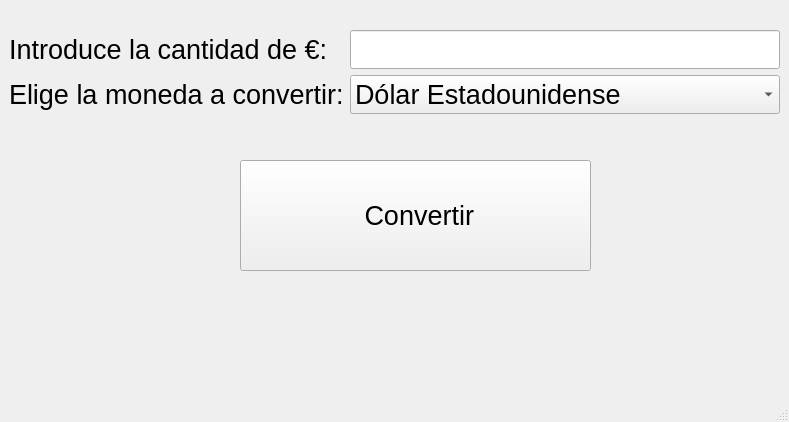
<?xml version="1.0" encoding="UTF-8"?>
<ui version="4.0">
 <class>MainWindow</class>
 <widget class="QMainWindow" name="MainWindow">
  <property name="geometry">
   <rect>
    <x>0</x>
    <y>0</y>
    <width>789</width>
    <height>422</height>
   </rect>
  </property>
  <property name="windowTitle">
   <string>MainWindow</string>
  </property>
  <widget class="QWidget" name="centralwidget">
   <widget class="QPushButton" name="botonConvertir">
    <property name="geometry">
     <rect>
      <x>240</x>
      <y>160</y>
      <width>351</width>
      <height>111</height>
     </rect>
    </property>
    <property name="font">
     <font>
      <pointsize>20</pointsize>
     </font>
    </property>
    <property name="text">
     <string> Convertir</string>
    </property>
    <property name="icon">
     <iconset>
      <normaloff>banderas/EEUU.png</normaloff>banderas/EEUU.png</iconset>
    </property>
    <property name="iconSize">
     <size>
      <width>35</width>
      <height>35</height>
     </size>
    </property>
   </widget>
   <widget class="QLabel" name="labelResultado">
    <property name="geometry">
     <rect>
      <x>50</x>
      <y>280</y>
      <width>681</width>
      <height>111</height>
     </rect>
    </property>
    <property name="font">
     <font>
      <pointsize>20</pointsize>
     </font>
    </property>
    <property name="text">
     <string/>
    </property>
   </widget>
   <widget class="QWidget" name="layoutWidget">
    <property name="geometry">
     <rect>
      <x>9</x>
      <y>30</y>
      <width>771</width>
      <height>101</height>
     </rect>
    </property>
    <layout class="QFormLayout" name="formLayout">
     <item row="0" column="0">
      <widget class="QLabel" name="labelTexto1">
       <property name="font">
        <font>
         <pointsize>20</pointsize>
        </font>
       </property>
       <property name="text">
        <string>Introduce la cantidad de €:</string>
       </property>
      </widget>
     </item>
     <item row="0" column="1">
      <widget class="QLineEdit" name="entradaEuros">
       <property name="font">
        <font>
         <pointsize>20</pointsize>
        </font>
       </property>
      </widget>
     </item>
     <item row="1" column="1">
      <widget class="QComboBox" name="comboBox">
       <property name="font">
        <font>
         <pointsize>20</pointsize>
         <italic>false</italic>
         <strikeout>false</strikeout>
         <kerning>true</kerning>
        </font>
       </property>
       <item>
        <property name="text">
         <string>Dólar Estadounidense</string>
        </property>
       </item>
       <item>
        <property name="text">
         <string>Yen</string>
        </property>
       </item>
       <item>
        <property name="text">
         <string>Libra Esterlina</string>
        </property>
       </item>
       <item>
        <property name="text">
         <string>Franco suizo</string>
        </property>
       </item>
       <item>
        <property name="text">
         <string>Dólar Australiano</string>
        </property>
       </item>
       <item>
        <property name="text">
         <string>Dólar Canadiense</string>
        </property>
       </item>
      </widget>
     </item>
     <item row="1" column="0">
      <widget class="QLabel" name="labelTexto2">
       <property name="font">
        <font>
         <pointsize>20</pointsize>
        </font>
       </property>
       <property name="text">
        <string>Elige la moneda a convertir:</string>
       </property>
      </widget>
     </item>
    </layout>
   </widget>
  </widget>
  <widget class="QStatusBar" name="statusbar"/>
 </widget>
 <resources/>
 <connections/>
</ui>
